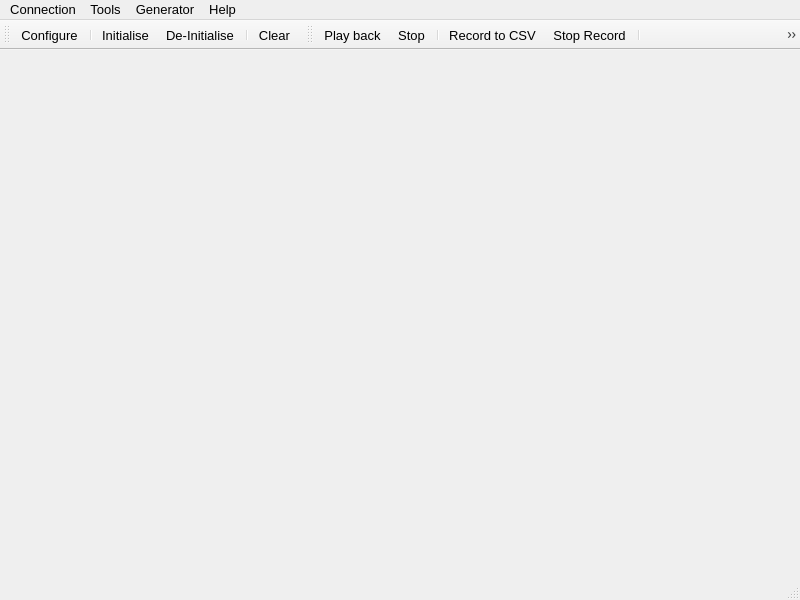
<?xml version="1.0" encoding="UTF-8"?>
<ui version="4.0">
 <class>MainWindow</class>
 <widget class="QMainWindow" name="MainWindow">
  <property name="geometry">
   <rect>
    <x>0</x>
    <y>0</y>
    <width>800</width>
    <height>600</height>
   </rect>
  </property>
  <property name="sizePolicy">
   <sizepolicy hsizetype="Expanding" vsizetype="Preferred">
    <horstretch>0</horstretch>
    <verstretch>0</verstretch>
   </sizepolicy>
  </property>
  <property name="font">
   <font>
    <family>Arial</family>
    <pointsize>10</pointsize>
   </font>
  </property>
  <property name="windowTitle">
   <string>iKonvert Command Reference App v1.30 by Digital Yacht</string>
  </property>
  <property name="documentMode">
   <bool>false</bool>
  </property>
  <widget class="QWidget" name="centralWidget">
   <property name="sizePolicy">
    <sizepolicy hsizetype="Fixed" vsizetype="Fixed">
     <horstretch>0</horstretch>
     <verstretch>0</verstretch>
    </sizepolicy>
   </property>
   <property name="maximumSize">
    <size>
     <width>300</width>
     <height>300</height>
    </size>
   </property>
   <property name="cursor">
    <cursorShape>ArrowCursor</cursorShape>
   </property>
   <property name="autoFillBackground">
    <bool>false</bool>
   </property>
  </widget>
  <widget class="QMenuBar" name="menuBar">
   <property name="geometry">
    <rect>
     <x>0</x>
     <y>0</y>
     <width>800</width>
     <height>17</height>
    </rect>
   </property>
   <widget class="QMenu" name="menuCalls">
    <property name="title">
     <string>Connection</string>
    </property>
    <addaction name="actionConnect"/>
    <addaction name="actionDisconnect"/>
    <addaction name="separator"/>
    <addaction name="actionQuit"/>
   </widget>
   <widget class="QMenu" name="menuTools">
    <property name="title">
     <string>Tools</string>
    </property>
    <addaction name="actionConfigure"/>
    <addaction name="actionClear"/>
   </widget>
   <widget class="QMenu" name="menuHelp">
    <property name="title">
     <string>Help</string>
    </property>
    <addaction name="actionAbout"/>
    <addaction name="actionAboutQt"/>
   </widget>
   <widget class="QMenu" name="menuGenerator">
    <property name="title">
     <string>Generator</string>
    </property>
    <addaction name="actionRun"/>
    <addaction name="actionStop"/>
    <addaction name="separator"/>
    <addaction name="actionRec"/>
    <addaction name="actionStop_Record"/>
    <addaction name="separator"/>
    <addaction name="actionPaste"/>
    <addaction name="actionSend_126992"/>
    <addaction name="actionSend"/>
   </widget>
   <addaction name="menuCalls"/>
   <addaction name="menuTools"/>
   <addaction name="menuGenerator"/>
   <addaction name="menuHelp"/>
  </widget>
  <widget class="QToolBar" name="mainToolBar">
   <attribute name="toolBarArea">
    <enum>TopToolBarArea</enum>
   </attribute>
   <attribute name="toolBarBreak">
    <bool>false</bool>
   </attribute>
   <addaction name="actionConfigure"/>
   <addaction name="separator"/>
   <addaction name="actionConnect"/>
   <addaction name="actionDisconnect"/>
   <addaction name="separator"/>
   <addaction name="actionClear"/>
  </widget>
  <widget class="QStatusBar" name="statusBar"/>
  <widget class="QToolBar" name="generatorToolBar">
   <property name="windowTitle">
    <string>toolBar</string>
   </property>
   <attribute name="toolBarArea">
    <enum>TopToolBarArea</enum>
   </attribute>
   <attribute name="toolBarBreak">
    <bool>false</bool>
   </attribute>
   <addaction name="actionRun"/>
   <addaction name="actionStop"/>
   <addaction name="separator"/>
   <addaction name="actionRec"/>
   <addaction name="actionStop_Record"/>
   <addaction name="separator"/>
   <addaction name="actionPaste"/>
   <addaction name="actionSend_126992"/>
   <addaction name="actionSend"/>
  </widget>
  <action name="actionAbout">
   <property name="text">
    <string>&amp;About</string>
   </property>
   <property name="toolTip">
    <string>About program</string>
   </property>
   <property name="shortcut">
    <string>Alt+A</string>
   </property>
  </action>
  <action name="actionAboutQt">
   <property name="text">
    <string>About Qt</string>
   </property>
  </action>
  <action name="actionConnect">
   <property name="icon">
    <iconset resource="terminal.qrc">
     <normaloff>:/images/connect.png</normaloff>:/images/connect.png</iconset>
   </property>
   <property name="text">
    <string>Initialise</string>
   </property>
   <property name="iconText">
    <string>Initialise</string>
   </property>
   <property name="toolTip">
    <string>Initialize the Gateway</string>
   </property>
   <property name="whatsThis">
    <string>Initialize the Gateway</string>
   </property>
   <property name="shortcut">
    <string>Ctrl+O</string>
   </property>
  </action>
  <action name="actionDisconnect">
   <property name="icon">
    <iconset resource="terminal.qrc">
     <normaloff>:/images/disconnect.png</normaloff>:/images/disconnect.png</iconset>
   </property>
   <property name="text">
    <string>De-Initialise</string>
   </property>
   <property name="iconText">
    <string>De-Initialise</string>
   </property>
   <property name="toolTip">
    <string>De-Initialize the Gateway</string>
   </property>
   <property name="whatsThis">
    <string>De-Initialize the Gateway</string>
   </property>
   <property name="shortcut">
    <string>Ctrl+D</string>
   </property>
  </action>
  <action name="actionConfigure">
   <property name="icon">
    <iconset resource="terminal.qrc">
     <normaloff>:/images/settings.png</normaloff>:/images/settings.png</iconset>
   </property>
   <property name="text">
    <string>&amp;Configure</string>
   </property>
   <property name="toolTip">
    <string>Configure serial port</string>
   </property>
   <property name="shortcut">
    <string>Alt+C</string>
   </property>
  </action>
  <action name="actionClear">
   <property name="icon">
    <iconset resource="terminal.qrc">
     <normaloff>:/images/clear.png</normaloff>:/images/clear.png</iconset>
   </property>
   <property name="text">
    <string>C&amp;lear</string>
   </property>
   <property name="toolTip">
    <string>Clear Window</string>
   </property>
   <property name="shortcut">
    <string>Alt+L</string>
   </property>
  </action>
  <action name="actionQuit">
   <property name="icon">
    <iconset resource="terminal.qrc">
     <normaloff>:/images/application-exit.png</normaloff>:/images/application-exit.png</iconset>
   </property>
   <property name="text">
    <string>&amp;Quit</string>
   </property>
   <property name="shortcut">
    <string>Ctrl+Q</string>
   </property>
  </action>
  <action name="actionRun">
   <property name="icon">
    <iconset resource="terminal.qrc">
     <normaloff>:/images/run.png</normaloff>:/images/run.png</iconset>
   </property>
   <property name="text">
    <string>Play back</string>
   </property>
   <property name="toolTip">
    <string>Start to generate sentences</string>
   </property>
   <property name="shortcut">
    <string>Ctrl+R</string>
   </property>
  </action>
  <action name="actionStop">
   <property name="icon">
    <iconset resource="terminal.qrc">
     <normaloff>:/images/stop.png</normaloff>:/images/stop.png</iconset>
   </property>
   <property name="text">
    <string>Stop</string>
   </property>
   <property name="toolTip">
    <string>Stop generating sentences</string>
   </property>
  </action>
  <action name="actionRec">
   <property name="icon">
    <iconset resource="terminal.qrc">
     <normaloff>:/images/rec.png</normaloff>:/images/rec.png</iconset>
   </property>
   <property name="text">
    <string>Record to CSV</string>
   </property>
   <property name="toolTip">
    <string>Record NMEA2000 Bus Data</string>
   </property>
  </action>
  <action name="actionStop_Record">
   <property name="icon">
    <iconset resource="terminal.qrc">
     <normaloff>:/images/stop.png</normaloff>:/images/stop.png</iconset>
   </property>
   <property name="text">
    <string>Stop Record</string>
   </property>
   <property name="toolTip">
    <string>Stop Recording</string>
   </property>
  </action>
  <action name="actionSend">
   <property name="icon">
    <iconset resource="terminal.qrc">
     <normaloff>:/images/send-button.png</normaloff>:/images/send-button.png</iconset>
   </property>
   <property name="text">
    <string>Send PGN from Clipboard</string>
   </property>
   <property name="toolTip">
    <string>Converts the content of the Clipboard to Base64 and send it to the Gateway</string>
   </property>
   <property name="shortcut">
    <string>Alt+R</string>
   </property>
  </action>
  <action name="actionSend_126992">
   <property name="icon">
    <iconset resource="terminal.qrc">
     <normaloff>:/images/clock.png</normaloff>:/images/clock.png</iconset>
   </property>
   <property name="text">
    <string>Send System Time PGN(126992)</string>
   </property>
   <property name="toolTip">
    <string>Send System Time PGN(126992)</string>
   </property>
  </action>
  <action name="actionPaste">
   <property name="icon">
    <iconset resource="terminal.qrc">
     <normaloff>:/images/paste-button.png</normaloff>:/images/paste-button.png</iconset>
   </property>
   <property name="text">
    <string>Send command from Clipboard</string>
   </property>
   <property name="toolTip">
    <string>Send content of the Clipboard to the Gateway</string>
   </property>
   <property name="shortcut">
    <string>Ctrl+V</string>
   </property>
  </action>
 </widget>
 <layoutdefault spacing="6" margin="11"/>
 <resources>
  <include location="terminal.qrc"/>
 </resources>
 <connections/>
</ui>
